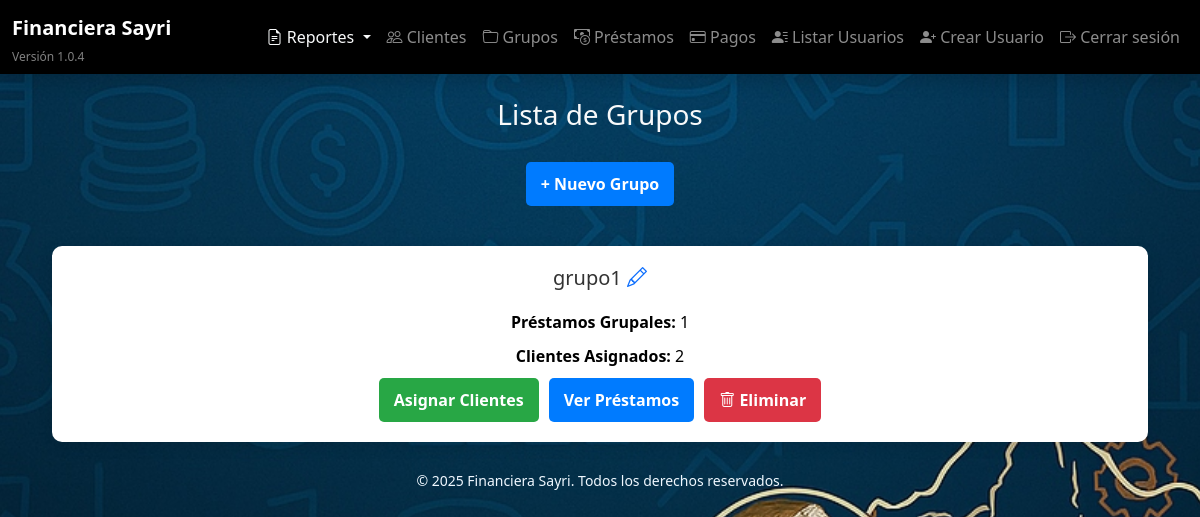
The page /grupos/ (signed in) on the database as committed earlier.
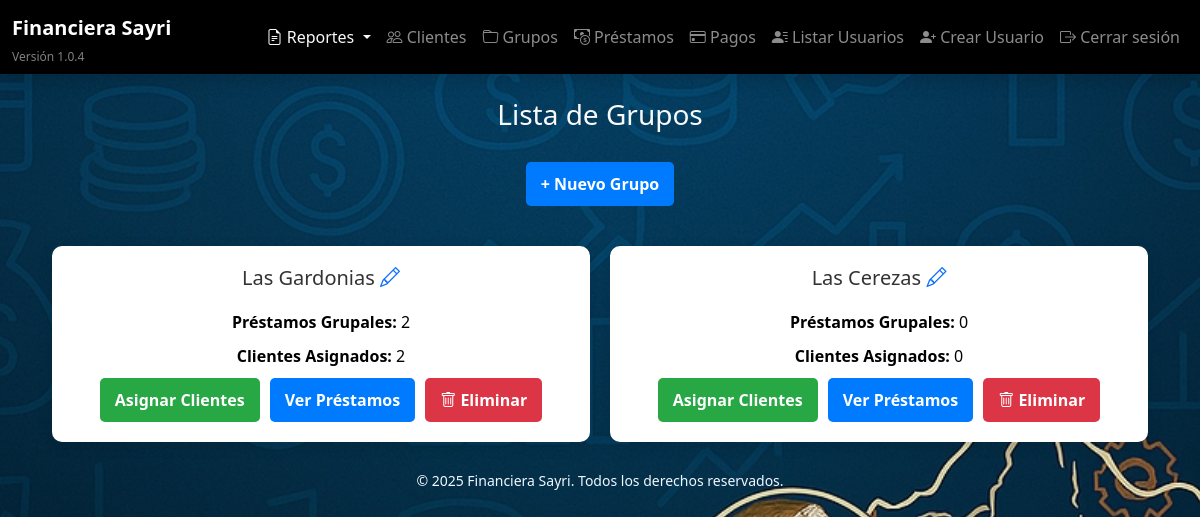
The same page on the database as committed later.
### models/grupo.py (models this page shows)
class Grupo(db.Model):
    __tablename__ = 'grupo'
    id = db.Column(db.Integer, primary_key=True)
    nombre = db.Column(db.String(100), nullable=False)
    fecha_creacion = db.Column(db.DateTime, default=datetime.utcnow)
    prestamos_grupales = db.relationship('PrestamoGrupal', backref='grupo', lazy=True)
    clientes = db.relationship('Cliente', backref='grupo', lazy=True)

### routes/grupos.py (the view)
@grupos_bp.route('/')
@login_required
def lista_grupos():
    grupos = Grupo.query.all()
    return render_template('grupos/lista_grupos.html', grupos=grupos)

### templates/grupos/lista_grupos.html (shortened to what this page needs)
{% extends "base.html" %}
{% block content %}
    <h2 class="title">Lista de Grupos</h2>
    <div class="add-group-container">
        <a href="{{ url_for('grupos.nuevo_grupo') }}" class="btn btn-new-group">+ Nuevo Grupo</a>
    </div>
    <div class="grupos-grid">
        {% for grupo in grupos %}
            <div class="grupo-card">
                <h3>
                    {{ grupo.nombre }}
                    <a href="{{ url_for('grupos.editar_grupo', grupo_id=grupo.id) }}" class="btn-edit-group" title="Editar Grupo">
                        <i class="bi bi-pencil"></i>
                    </a>
                </h3>
                <p class="prestamos-count"><strong>Préstamos Grupales:</strong> {{ grupo.prestamos_grupales|length }}</p>
                <p class="clientes-count"><strong>Clientes Asignados:</strong> {{ grupo.clientes|length }}</p>
                <div class="grupo-actions">
                    <a href="{{ url_for('grupos.asignar_clientes', grupo_id=grupo.id) }}" class="btn btn-assign">Asignar Clientes</a>
                    <a href="{{ url_for('prestamos_grupales.prestamos_por_grupo', grupo_id=grupo.id) }}" class="btn btn-view">Ver Préstamos</a>
                    <form action="{{ url_for('grupos.eliminar_grupo', grupo_id=grupo.id) }}" method="POST" class="delete-form">
                        <button type="submit" class="btn btn-delete" onclick="return confirm('¿Estás seguro de eliminar este grupo? Esta acción no se puede deshacer.');">
                            <i class="bi bi-trash"></i> Eliminar
                        </button>
                    </form>
                </div>
            </div>
        {% endfor %}
    </div>
{% endblock %}

Rows that differ between the two databases and show on the page:
changed Grupo: nombre "grupo1" → "Las Gardonias"; prestamos_grupales|length "1" → "2"
added Grupo: nombre "Las Cerezas", prestamos_grupales|length "0", clientes|length "0"
